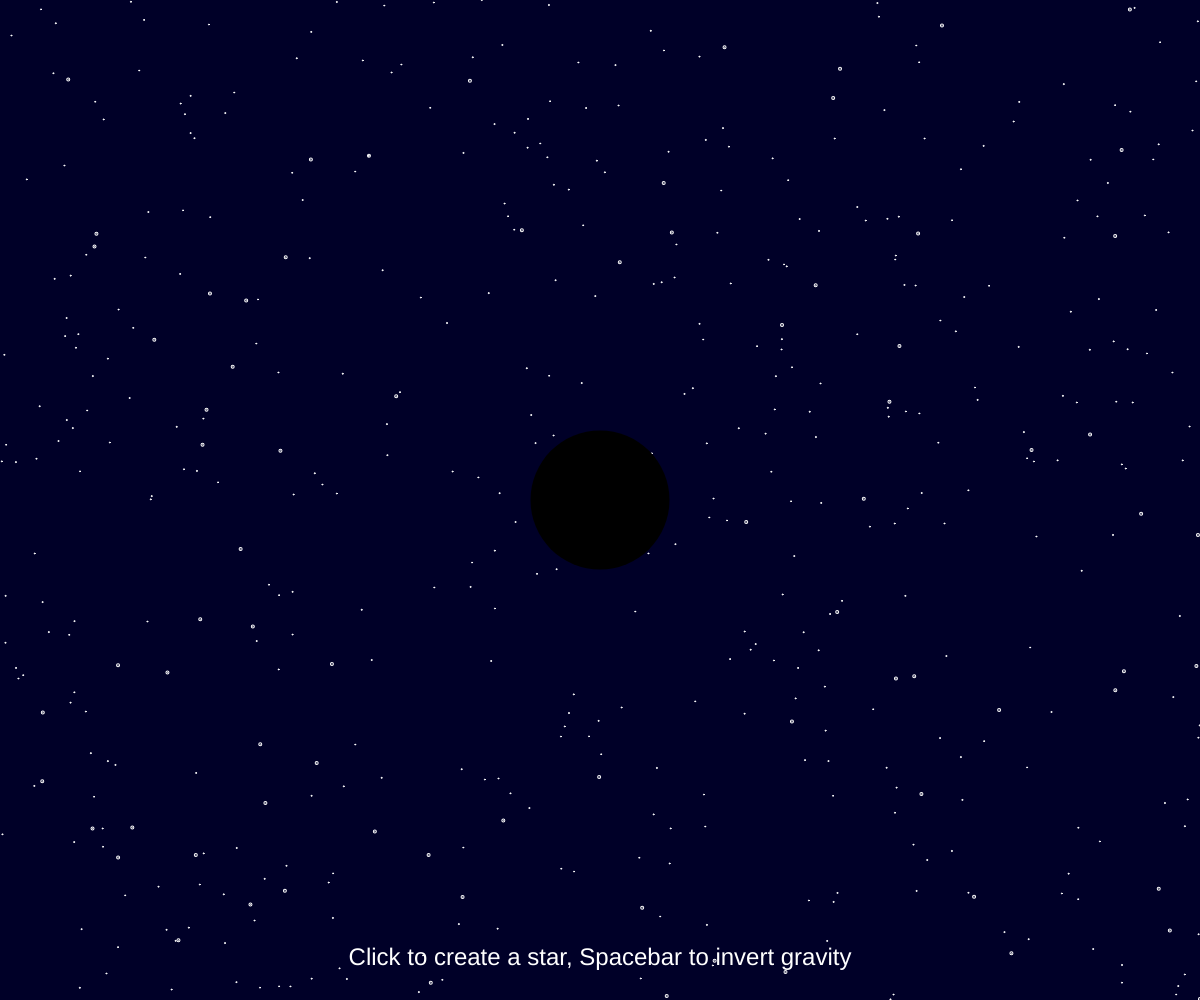
Frame 1 (no input)
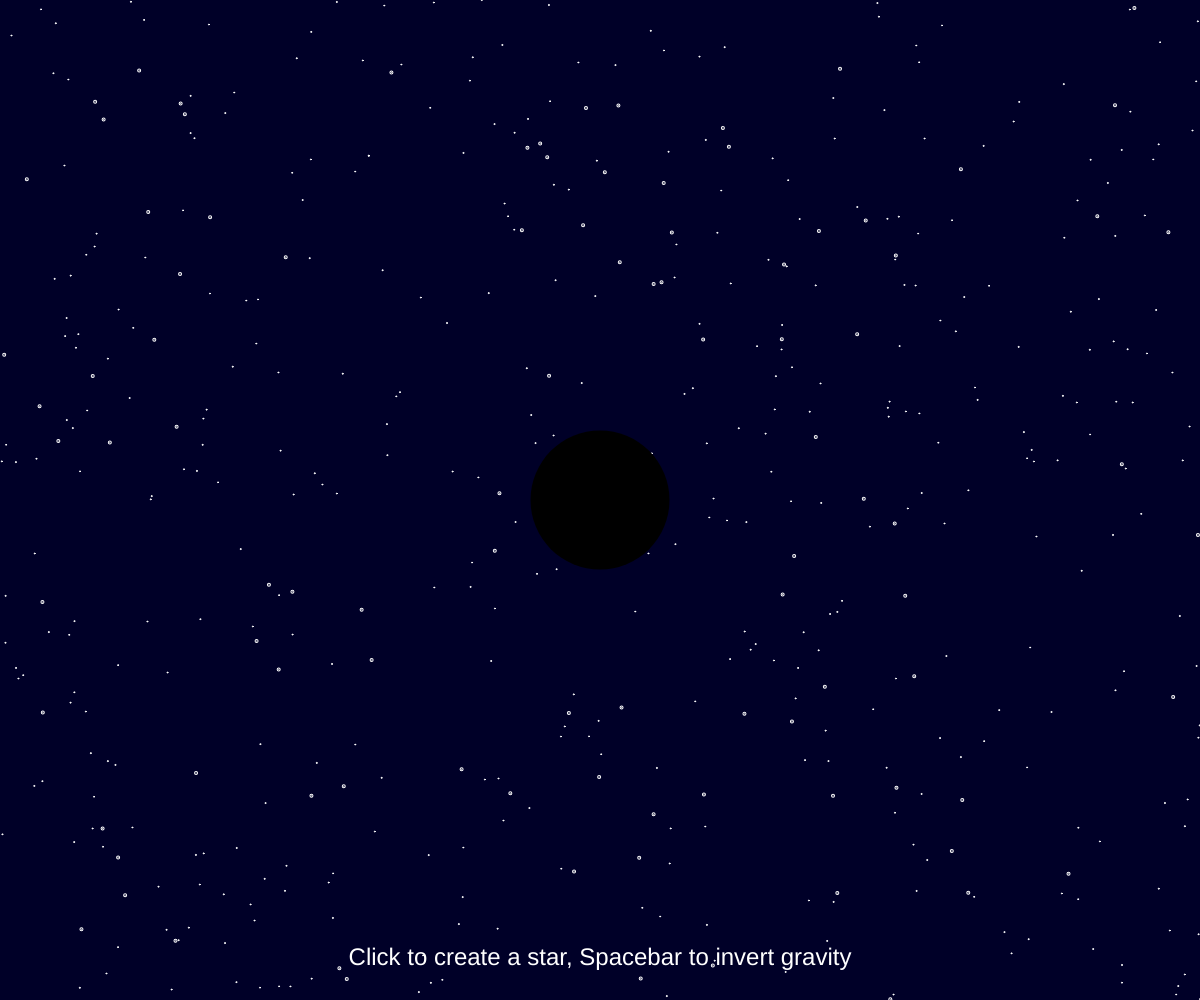
Frame 60 (no input)
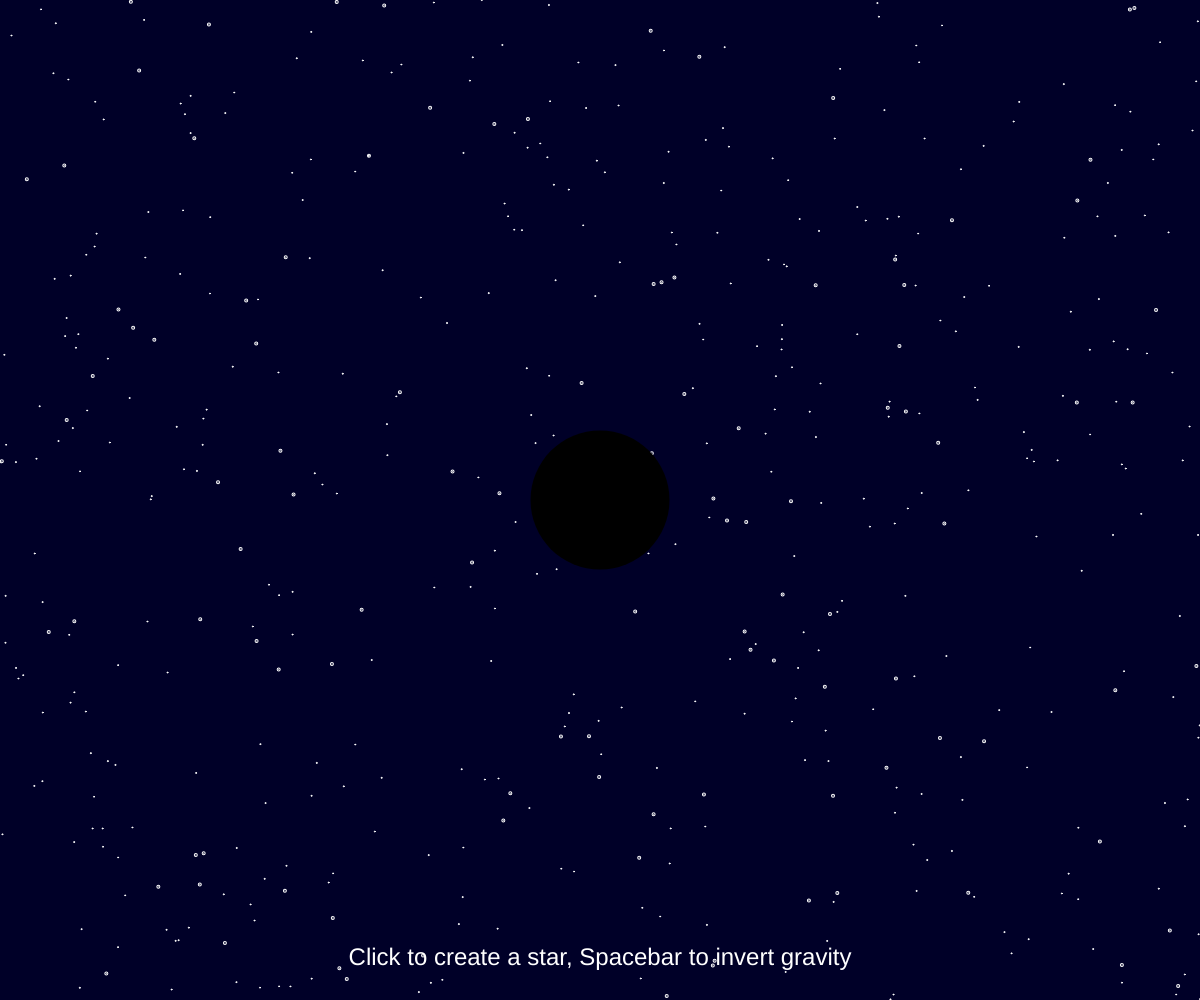
Frame 120 (the mouse pressed at the canvas centre since frame 60)

The p5.js sketch that drew these frames (run headless with seeded random() and noise() and a simulated clock; from frame 60 on, the mouse is pressed at the canvas centre):

// p5.js sketch
// ── sketch.js
var element = [];
var eleCounter = 999;
var count=0;
var tempele = []
var limit=105
var starsx = [];
var starsy = [];

function preload(){
  // put preload code here
}


function setup() {
  createCanvas(windowWidth,windowHeight);
  frameRate(60);





  for (var i = 0; i < eleCounter; i++) {
    element[i] = new Myelement();


  }
  for (var i = 0; i < 500; i++) {
    starsx[i] = random(0,width)
    starsy[i] = random(0,height)
  }


}

function draw() {
  background(0,0,40);


  for (var i = 0; i < 500; i++) {
    stroke(255);
    fill(255)
    if (random()>0.8) {
      strokeWeight(3)
    }else {
      strokeWeight(1)
    }
    ellipse(starsx[i],starsy[i],1)
  }
  stroke(0,0,0)
  strokeWeight(0)
  fill(0)
  ellipse(width/2, height/2, 139);


  for (var i = 0; i < count+1; i++) {
    element[i].display();

  }

  textSize(width/50);
  textAlign(CENTER, BOTTOM)
  noStroke();
  fill("white");
  text('Click to create a star, Spacebar to invert gravity', width/2, height-30);

}

function mouseClicked(){

  count+=1;
  element[count].coordinate();


}

function Myelement(){
  this.count=1

  this.coordinate = function(){
  this.count++
  this.x = -(windowWidth/2-mouseX);
  this.y = -(windowHeight/2-mouseY);
  this.raggio = sqrt((this.x*this.x)+(this.y*this.y))




  this.iteratorx = acos(this.x/this.raggio);
  this.variable = 1
  this.variabletwo = 1


  if (this.raggio<=limit) {

    this.raggio=limit-5
  }
  this.prova = (this.raggio+this.count*20)

  if (this.y<0) {
    this.variabletwo=-this.variabletwo
  }



  }

  this.transition = 50;
  angleMode(DEGREES)

  this.display = function(){
    push();
    this.iteratorx++
    this.variable+=0.01
    this.variabletwo+=0.02
    this.transition = 50
    //noise(this.variabletwo)*100;
    stroke("white")
    //strokeWeight(random(1,this.variabletwo+5))

    if (this.variabletwo>=10) {
      this.variabletwo=15;
    }

    if (keyIsPressed === true) {
    this.prova+=this.variable
  } else {
    this.prova-=this.variable
  }
    //this.prova-=this.variable

    if (this.prova<=limit) {
      this.prova=limit-5
    }


    this.mov = cos(this.iteratorx*this.variabletwo)*this.prova+(windowWidth/2)
    this.movi = sin(this.iteratorx*this.variabletwo)*this.prova+(windowHeight/2)
    // fill("red")
    fill(255,255,255,180)
    ellipse(this.mov,this.movi,this.transition)
    pop();
  }



}
